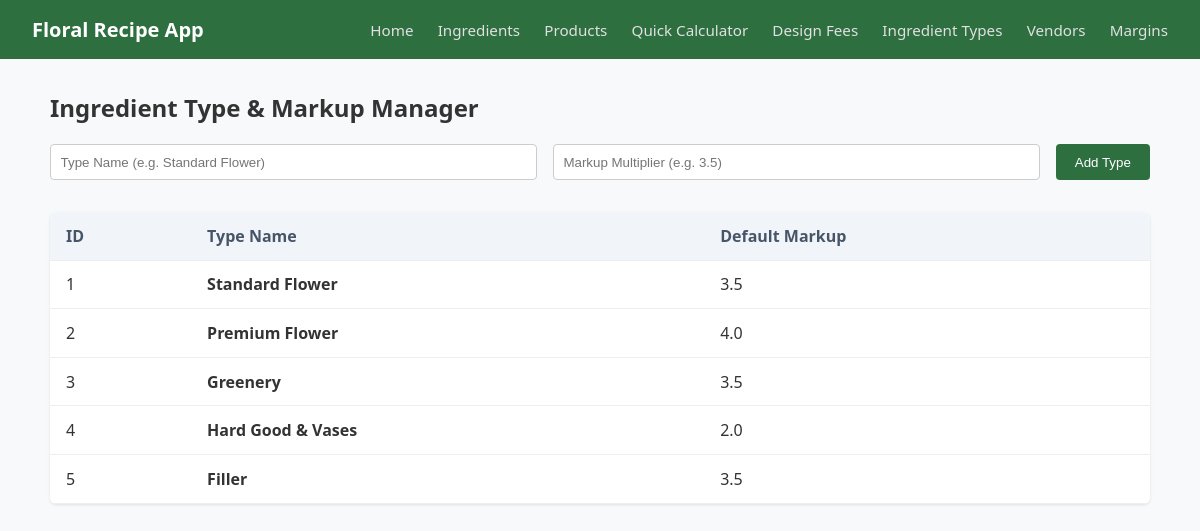
/ingredient-types, run on an earlier commit of the app's database.
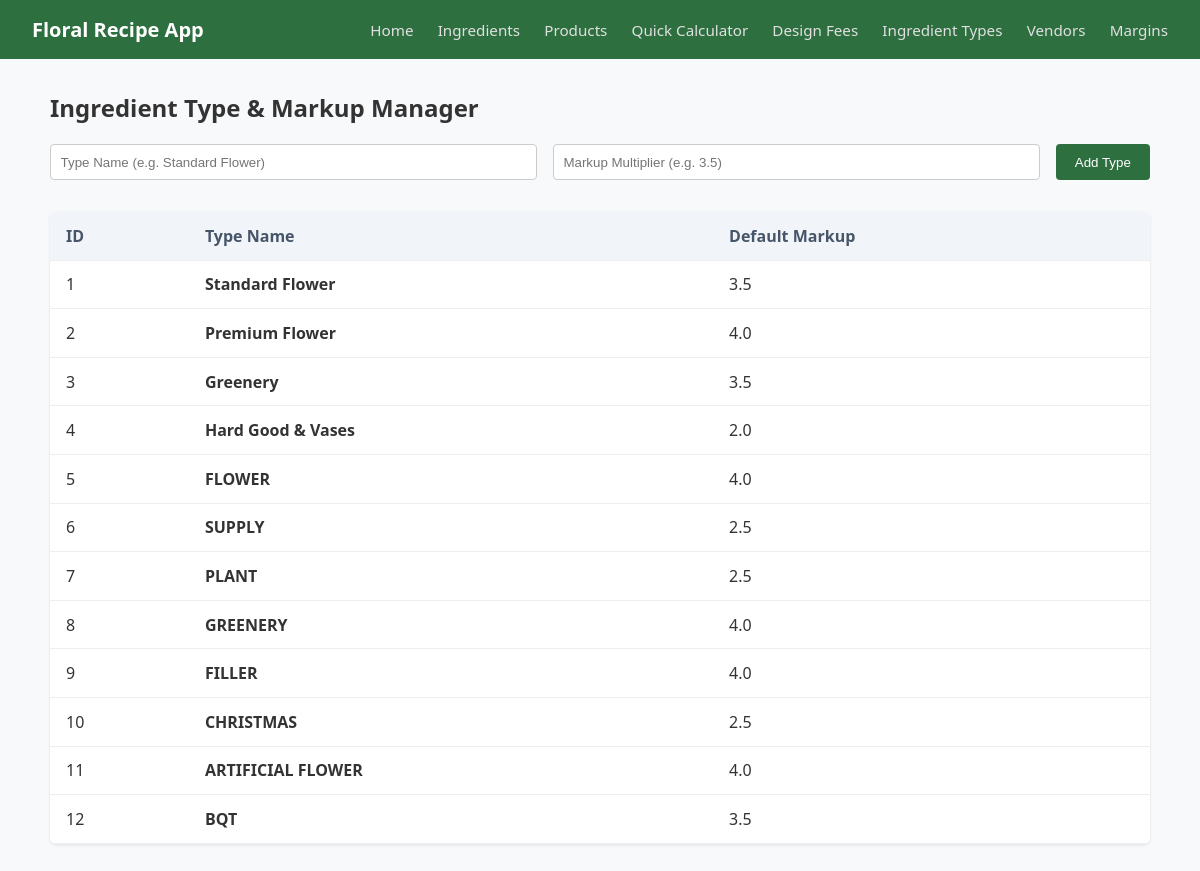
And on a later commit of the database.
### models.py (models this page shows, shortened)
class IngredientType(db.Model):
    __tablename__ = 'ingredient_types'
    id = db.Column(db.Integer, primary_key=True)
    name = db.Column(db.String(50), nullable=False, unique=True) # e.g. Flower, Filler, Supply
    markup = db.Column(db.Float, default=4.0) # Multiplier
    ingredients = db.relationship('Ingredient', backref='type_info', lazy=True)

### app.py (the view, shortened to what this page needs)
@app.route('/ingredient-types', methods=['GET', 'POST'])
def ingredient_types():
    all_types = models.IngredientType.query.all()
    return render_template('ingredient_types.html', types=all_types)

### templates/ingredient_types.html (shortened to what this page needs)
{% extends 'base.html' %}
{% block content %}
<h2>Ingredient Type & Markup Manager</h2>
<form method="POST" class="form-inline">
    <input type="text" name="name" placeholder="Type Name (e.g. Standard Flower)" required>
    <input type="number" step="0.1" name="markup" placeholder="Markup Multiplier (e.g. 3.5)" required>
    <button type="submit">Add Type</button>
</form>
<table class="data-table">
    <thead>
        <tr>
            <th>ID</th>
            <th>Type Name</th>
            <th>Default Markup</th>
        </tr>
    </thead>
    <tbody>
        {% for type in types %}
        <tr>
            <td>{{ type.id }}</td>
            <td><strong>{{ type.name }}</strong></td>
            <td>{{ type.markup }}</td>
        </tr>
        {% else %}
        <tr><td colspan="3">No ingredient types found.</td></tr>
        {% endfor %}
    </tbody>
</table>
{% endblock %}

### templates/base.html (shortened to what this page needs)
<!DOCTYPE html>
<html lang="en">
<head>
    <link rel="stylesheet" href="{{ url_for('static', filename='css/main.css') }}">
</head>
<body>
    <header class="navbar">
        <div class="logo">
            <a href="{{ url_for('index') }}">Floral Recipe App</a>
        </div>
        <nav class="nav-links">
            <a href="{{ url_for('index') }}">Home</a>
            <a href="{{ url_for('ingredients') }}">Ingredients</a>
            <a href="{{ url_for('products') }}">Products</a>
            <a href="{{ url_for('temp_calculator') }}">Quick Calculator</a>
            <a href="{{ url_for('design_fees') }}">Design Fees</a>
            <a href="{{ url_for('ingredient_types') }}">Ingredient Types</a>
            <a href="{{ url_for('vendors') }}">Vendors</a>
            <a href="{{ url_for('profit_margins') }}">Margins</a>
        </nav>
    </header>
    <main class="container">
    {% block content %}{% endblock %}
    </main>
</body>
</html>

### static/css/main.css (style rules this page uses)
body { font-family: 'Segoe UI', 'Segoe UI', Tahoma, Geneva, Verdana, sans-serif; background-color: #f8f9fa; color: #333333; margin: 0; padding: 0; }
.navbar { display: flex; justify-content: space-between; align-items: center; background-color: #2e6f40; padding: 1rem 2rem; }
.navbar .logo a { color: #fff; font-size: 1.25rem; font-weight: bold; text-decoration: none; }
.navbar .nav-links a { color: #e0e0e0; text-decoration: none; margin-left: 1.25rem; font-size: 0.95rem; }
.container { max-width: 1100px; margin: 2rem auto; padding: 0 1 rem; }
.form-inline { display: flex; gap: 1rem; margin-bottom: 2rem; }
.form-inline input { padding: 0.6rem; border: 1px solid #ccc; border-radius: 4px; flex: 1; }
.form-inline button { background-color: #2e6f40; color: white; border: none; padding: 0.6rem 1.2rem; border-radius: 4px; cursor: pointer; }
.data-table { width: 100%; border-collapse: collapse; background: white; border-radius: 6px; overflow: hidden; box-shadow: 0 1px 3px rgba(0, 0, 0, 0.1); }
.data-table th, .data-table td { padding: 0.8rem 1rem; text-align: left; border-bottom: 1px solid #eee; }
.data-table th { background-color: #f1f5f9; color: #475569; }

What changed in the data, as far as the page shows it:
changed IngredientType id 5: name "Filler" → "FLOWER"; markup "3.5" → "4.0"
added IngredientType: id "6", name "SUPPLY", markup "2.5"
added IngredientType: id "7", name "PLANT", markup "2.5"
added IngredientType: id "8", name "GREENERY", markup "4.0"
added IngredientType: id "9", name "FILLER", markup "4.0"
added IngredientType: id "10", name "CHRISTMAS", markup "2.5"
added IngredientType: id "11", name "ARTIFICIAL FLOWER", markup "4.0"
added IngredientType: id "12", name "BQT", markup "3.5"
